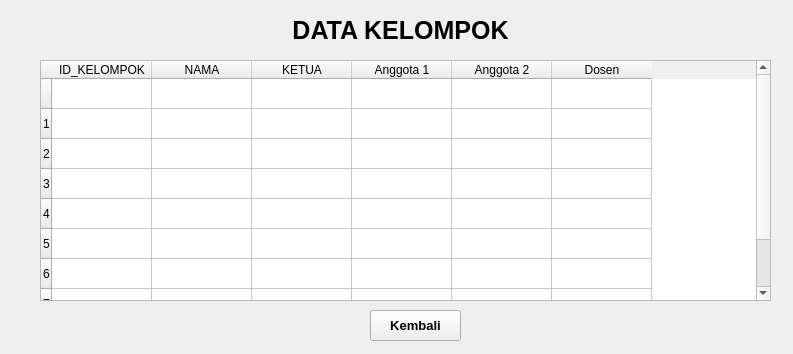
<?xml version="1.0" encoding="UTF-8"?>
<ui version="4.0">
 <class>Form</class>
 <widget class="QWidget" name="Form">
  <property name="geometry">
   <rect>
    <x>0</x>
    <y>0</y>
    <width>793</width>
    <height>354</height>
   </rect>
  </property>
  <property name="windowTitle">
   <string>Form</string>
  </property>
  <widget class="QLabel" name="label">
   <property name="geometry">
    <rect>
     <x>20</x>
     <y>10</y>
     <width>761</width>
     <height>41</height>
    </rect>
   </property>
   <property name="font">
    <font>
     <family>MS Sans Serif</family>
     <pointsize>19</pointsize>
     <weight>75</weight>
     <bold>true</bold>
    </font>
   </property>
   <property name="text">
    <string>DATA KELOMPOK</string>
   </property>
   <property name="alignment">
    <set>Qt::AlignCenter</set>
   </property>
  </widget>
  <widget class="QTableWidget" name="tableWidget">
   <property name="geometry">
    <rect>
     <x>40</x>
     <y>60</y>
     <width>731</width>
     <height>241</height>
    </rect>
   </property>
   <row>
    <property name="text">
     <string/>
    </property>
   </row>
   <row>
    <property name="text">
     <string>1</string>
    </property>
   </row>
   <row>
    <property name="text">
     <string>2</string>
    </property>
   </row>
   <row>
    <property name="text">
     <string>3</string>
    </property>
   </row>
   <row>
    <property name="text">
     <string>4</string>
    </property>
   </row>
   <row>
    <property name="text">
     <string>5</string>
    </property>
   </row>
   <row>
    <property name="text">
     <string>6</string>
    </property>
   </row>
   <row>
    <property name="text">
     <string>7</string>
    </property>
   </row>
   <row>
    <property name="text">
     <string>8</string>
    </property>
   </row>
   <column>
    <property name="text">
     <string>ID_KELOMPOK</string>
    </property>
   </column>
   <column>
    <property name="text">
     <string>NAMA</string>
    </property>
   </column>
   <column>
    <property name="text">
     <string>KETUA</string>
    </property>
   </column>
   <column>
    <property name="text">
     <string>Anggota 1</string>
    </property>
   </column>
   <column>
    <property name="text">
     <string>Anggota 2</string>
    </property>
   </column>
   <column>
    <property name="text">
     <string>Dosen</string>
    </property>
   </column>
  </widget>
  <widget class="QPushButton" name="pushButton">
   <property name="geometry">
    <rect>
     <x>370</x>
     <y>310</y>
     <width>91</width>
     <height>31</height>
    </rect>
   </property>
   <property name="font">
    <font>
     <family>Segoe UI</family>
     <pointsize>10</pointsize>
     <weight>75</weight>
     <bold>true</bold>
    </font>
   </property>
   <property name="text">
    <string>Kembali</string>
   </property>
  </widget>
 </widget>
 <resources/>
 <connections/>
</ui>
